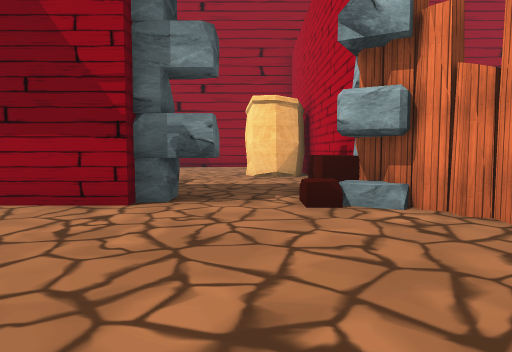
[1] (above)

16 first-person views from a walk through a 3-D level made in the Unity game engine. The camera is 1.4 m above the floor, tilts 4° down and sees 70° across. The floor is counted in squares, 2 m on a side. Each view is taken from the middle of a square. On the plan, view 1 faces up. The plan holds only what a view shows up to about 11 squares ahead; the rest is blank. The place goes on beyond the plan. Some surface patterns are stand-ins.

[2]
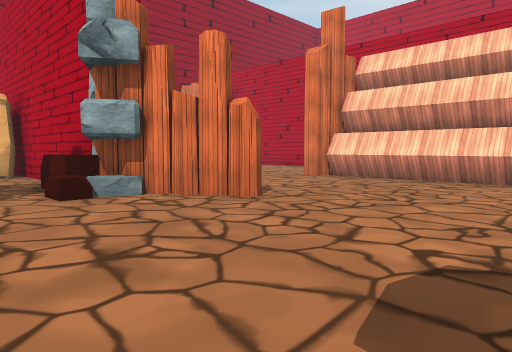

[3]
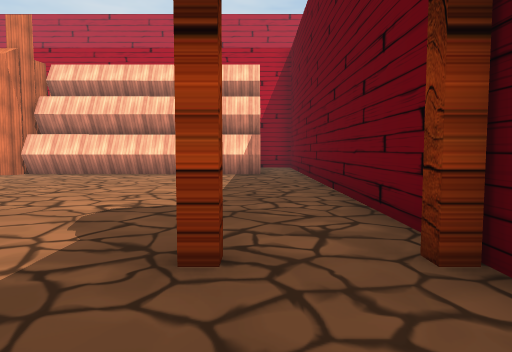

[4]
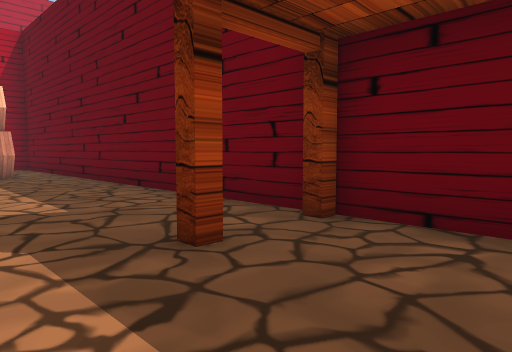

[5]
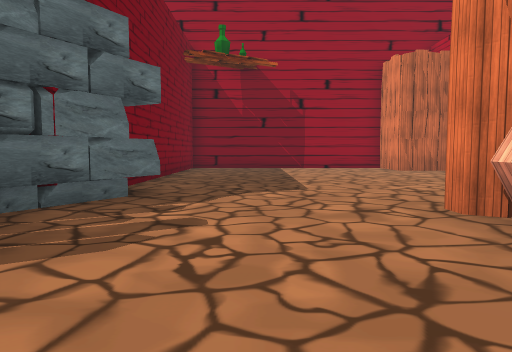

[6]
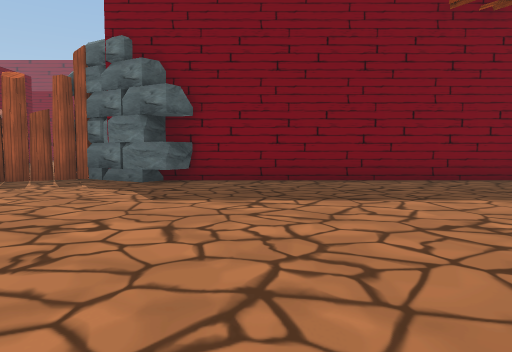

[7]
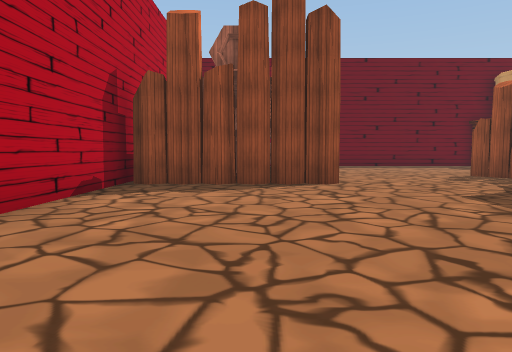

[8]
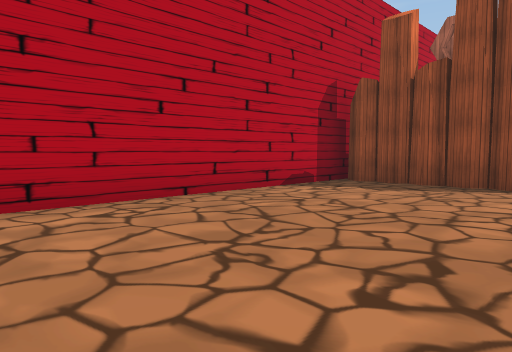

[9]
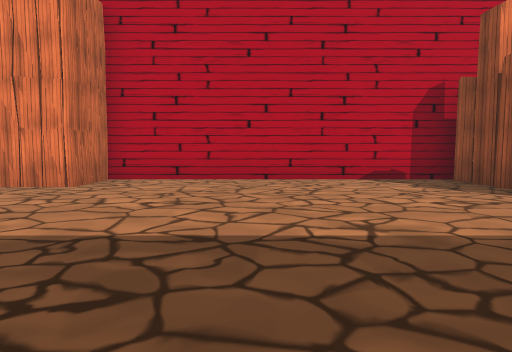

[10]
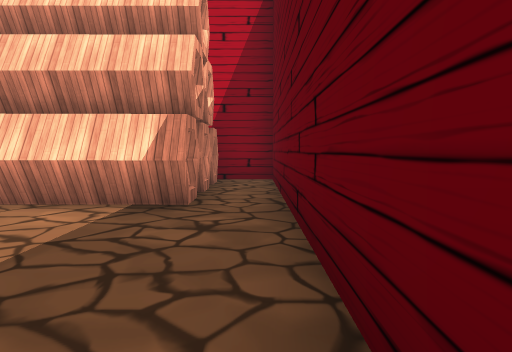

[11]
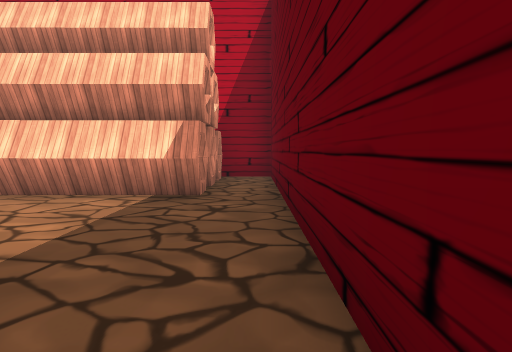

[12]
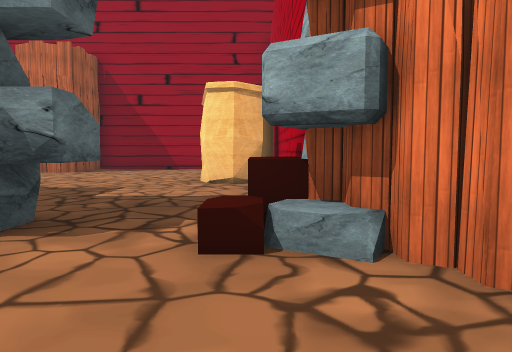

[13]
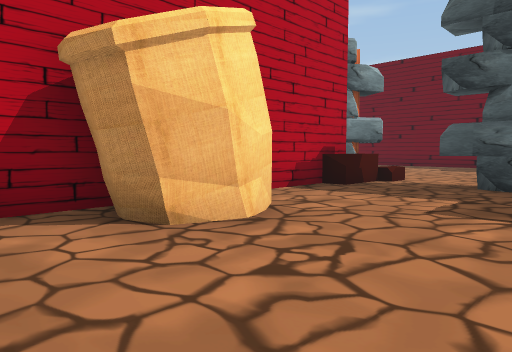

[14]
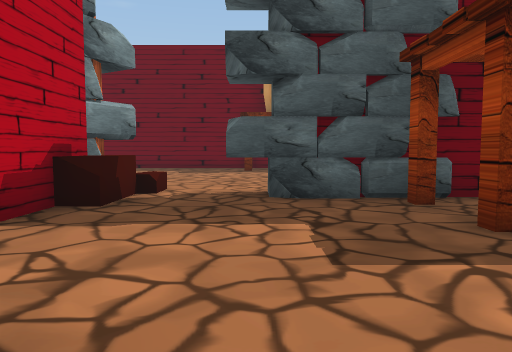

[15]
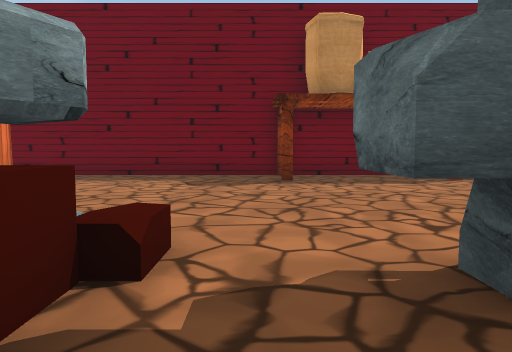

[16]
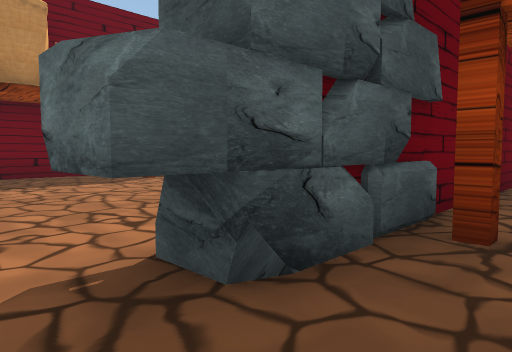

### Floor plan
Points are (right, up) in squares from view 1. A wall is a line through its corners. A room is listed if a view was taken in it or the views show most of it. See-through windows are left out.
Room 1 (views 1, 2, 3, 4, 5, 6, 7, 8, 9, 10, 11, 12)
walls: (7.6, 4.7) (7.2, 5); (2.6, 7.6) (3.4, 7.1) (1.9, 4.5); (-0.6, 5.7) (-0.6, 4.9) (-1.6, 4.9); (-1.2, 5.7) (-1.2, 4.9); (-1.5, 4.6) (-3.2, 4.6); (7.4, -2.1) (7.4, 5.4) (7.6, 5.5) (8, 5.3) (8.3, 5.5) (8.7, 5.3) (9, 5.5) (9.4, 5.3) (9.8, 5.5) (10.1, 5.3) (10.5, 5.5) (10.9, 5.3) (11.2, 5.5) (11.6, 5.3); (11.8, 4.6) (11.8, 13.5); (9.4, -2.1) (7.6, -2.1); (-0.6, -3.4) (11.8, -3.4) (11.8, -2); (10.6, -2.1) (9.5, -2.1); (2.5, 13.5) (2.5, 7.4); (11.5, -2.1) (10.8, -2.1); (-3, -3.4) (-0.8, -3.4)
low walls: (2.6, 6.8) (3, 6.5); (7.6, -2.1) (7.6, 4.7)
ways out: opening at (0.5, 5) to room 2; gap at (-1, -3)
objects: other object (1, 5); other object (2, 3) to (3, 4); other object (11, 13)
Room 2 (views 13, 14, 15, 16)
walls: (-2.5, 5.6) (-2.1, 5.8); (-3.5, 5.7) (-0.6, 5.7); (1.5, 5.5) (1.5, 12.8)
ways out: opening at (0.5, 5) to room 1
objects: other object (1, 6); other object (1, 11)

Positions as (right, up) in squares from view 1, and headings:
1: (0, 0), facing up
2: (-1, -1), facing up-right
3: (-3, -2), facing right
4: (-3, 0), facing down-right
5: (5, 1), facing up
6: (11, 9), facing left
7: (9, 13), facing down
8: (7, 13), facing down-right
9: (3, 10), facing right
10: (3, -3), facing right
11: (2, -3), facing right
12: (1, 2), facing up
13: (-3, 13), facing down-right
14: (-1, 11), facing down
15: (0, 7), facing down
16: (0, 7), facing down-left
